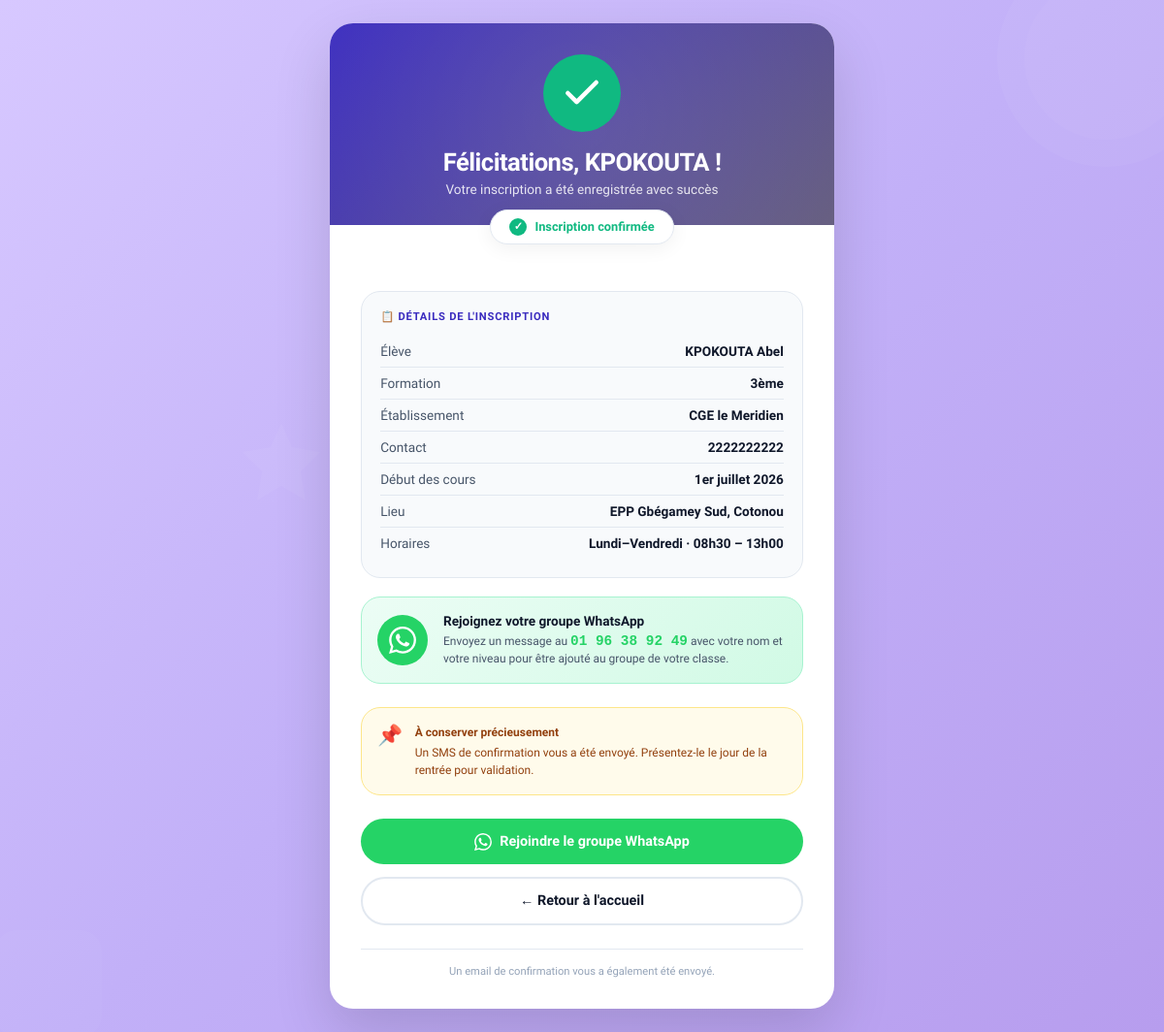
The page /inscription/15/ok/ on the database its author committed.
### enrollments/models.py (models this page shows, shortened)
class Enrollment(models.Model):
    TYPE_CHOICES = [
        ('eleve',  "L'élève lui-même"),
        ('parent', 'Un parent / tuteur'),
    ]
    LEVEL_CHOICES = [
        ('3eme', '3ème'),
        ('1ere', '1ères C & D'),
        ('tle',  'Terminales C & D'),
    ]
    SERIE_CHOICES = [
        ('C', 'Série C'),
        ('D', 'Série D'),
    ]
    STATUS_CHOICES = [
        ('pending',   'En attente de paiement'),
        ('active',    'Inscrit — Paiement confirmé'),
        ('cancelled', 'Annulé'),
    ]
    PHONE_OWNER_CHOICES = [
        ('eleve',  "L'élève"),
        ('pere',   'Le père'),
        ('mere',   'La mère'),
        ('tuteur', 'Un tuteur'),
    ]
    registrant_type = models.CharField(
        max_length=10, choices=TYPE_CHOICES, default='eleve',
        verbose_name="Qui s'inscrit"
    )
    last_name  = models.CharField(max_length=100, verbose_name="Nom de l'élève")
    first_name = models.CharField(max_length=100, verbose_name="Prénom(s) de l'élève")
    school     = models.CharField(max_length=200, verbose_name="Établissement scolaire")
    phone       = models.CharField(max_length=20, verbose_name="Numéro de contact")
    phone_owner = models.CharField(
        max_length=10, choices=PHONE_OWNER_CHOICES, default='eleve',
        verbose_name="Ce numéro appartient à"
    )
    level = models.CharField(max_length=10, choices=LEVEL_CHOICES, verbose_name="Niveau")
    serie = models.CharField(
        max_length=1, choices=SERIE_CHOICES,
        blank=True, default='',
        verbose_name="Série"
    )
    parent_name  = models.CharField(max_length=200, blank=True, verbose_name="Nom du parent / tuteur")
    parent_phone = models.CharField(max_length=20,  blank=True, verbose_name="Téléphone du parent")
    status     = models.CharField(
        max_length=20, choices=STATUS_CHOICES, default='pending',
        verbose_name="Statut"
    )
    created_at = models.DateTimeField(auto_now_add=True, verbose_name="Date d'inscription")
    updated_at = models.DateTimeField(auto_now=True)
    class Meta:
        verbose_name        = "Inscription"
        verbose_name_plural = "Inscriptions"
        ordering            = ['-created_at']
    @property
    def full_name(self):
        return f"{self.first_name} {self.last_name}".strip()
    @property
    def level_serie(self):
        if self.level == '3eme':
            return self.get_level_display()
        return f"{self.get_level_display()} — Série {self.serie}"
    @property
    def contact_phone(self):
        return self.parent_phone if self.parent_phone else self.phone

### enrollments/views.py (the view)
# urls.py: path('inscription/<int:pk>/ok/', views.enrollment_success_view, name='success'),
def enrollment_success_view(request, pk):
    enrollment = get_object_or_404(Enrollment, pk=pk)
    return render(request, 'enrollments/success.html', {'enrollment': enrollment})

### enrollments/templates/enrollments/success.html (shortened to what this page needs)
{% load static %}
<!DOCTYPE html>
<html lang="fr">
<head>
</head>
<body>
<div class="bg-deco">
  <svg class="deco-1" viewBox="0 0 200 200" fill="white">
    <circle cx="100" cy="100" r="80" fill="white" opacity="0.3"/>
    <circle cx="100" cy="100" r="60" fill="white" opacity="0.2"/>
  </svg>
  <svg class="deco-2" viewBox="0 0 200 200" fill="white">
    <rect x="50" y="50" width="100" height="100" rx="20" fill="white" opacity="0.2"/>
  </svg>
  <svg class="deco-3" viewBox="0 0 100 100" fill="white">
    <polygon points="50,10 61,35 90,40 70,60 75,90 50,75 25,90 30,60 10,40 39,35" fill="white" opacity="0.3"/>
  </svg>
</div>
<div class="success-card">
  <div class="success-header">
    <div class="check-icon">
      <svg viewBox="0 0 24 24" fill="none" stroke="white" stroke-width="2.5" stroke-linecap="round" stroke-linejoin="round">
        <polyline points="20 6 9 17 4 12"></polyline>
      </svg>
    </div>
    <h1>Félicitations, {{ enrollment.first_name }} !</h1>
    <p>Votre inscription a été enregistrée avec succès</p>
  </div>
  <div class="badge-container">
    <div class="badge-success">Inscription confirmée</div>
  </div>
  <div class="success-content">
    <div class="info-card">
      <div class="info-title">
        📋 Détails de l'inscription
      </div>
      <div class="info-row">
        <span class="info-key">Élève</span>
        <span class="info-val">{{ enrollment.full_name }}</span>
      </div>
      <div class="info-row">
        <span class="info-key">Formation</span>
        <span class="info-val">{{ enrollment.level_serie }}</span>
      </div>
      <div class="info-row">
        <span class="info-key">Établissement</span>
        <span class="info-val">{{ enrollment.school }}</span>
      </div>
      <div class="info-row">
        <span class="info-key">Contact</span>
        <span class="info-val">{{ enrollment.contact_phone }}</span>
      </div>
      <div class="info-row">
        <span class="info-key">Début des cours</span>
        <span class="info-val">1er juillet 2026</span>
      </div>
      <div class="info-row">
        <span class="info-key">Lieu</span>
        <span class="info-val">EPP Gbégamey Sud, Cotonou</span>
      </div>
      <div class="info-row">
        <span class="info-key">Horaires</span>
        <span class="info-val">Lundi–Vendredi · 08h30 – 13h00</span>
      </div>
    </div>
    <div class="whatsapp-box">
      <div class="wa-icon">
      </div>
      <div class="wa-text">
        <strong>Rejoignez votre groupe WhatsApp</strong>
        <p>Envoyez un message au <span class="wa-number">01 96 38 92 49</span> avec votre nom et votre niveau pour être ajouté au groupe de votre classe.</p>
      </div>
    </div>
    <div class="reminder-box">
      <div class="reminder-icon">📌</div>
      <div class="reminder-text">
        <strong>À conserver précieusement</strong>
        Un SMS de confirmation vous a été envoyé. Présentez-le le jour de la rentrée pour validation.
      </div>
    </div>
    <div class="btn-group">
      <a href="https://wa.me/22996389249?text=Bonjour%2C%20je%20suis%20{{ enrollment.full_name|urlencode }}%20inscrit(e)%20en%20{{ enrollment.level_serie|urlencode }}.%20Je%20souhaite%20rejoindre%20le%20groupe%20WhatsApp."
         target="_blank"
         class="btn btn-whatsapp">
        Rejoindre le groupe WhatsApp
      </a>
      <a href="{% url 'core:index' %}" class="btn btn-outline">
        ← Retour à l'accueil
      </a>
    </div>
    <div class="footer-note">
      Un email de confirmation vous a également été envoyé.
    </div>
  </div>
</div>
</body>
</html>

### rows shown on the page
Enrollment: first_name "KPOKOUTA", full_name "KPOKOUTA Abel", level_serie "3ème", school "CGE le Meridien", contact_phone "2222222222"
